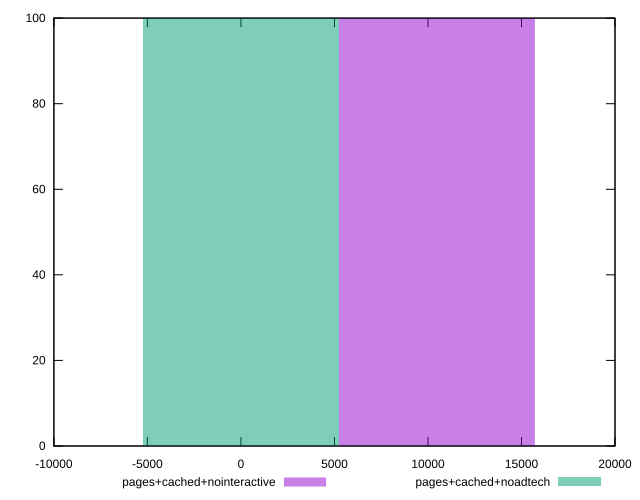

Reproduce this figure in gnuplot.
reset
set terminal svg size 640, 500
set output "reprap/metrics/comparison/histogram/3_vs_4.svg"

$pagesCachedNointeractive <<EOF
10472.967569146604 100
EOF

$pagesCachedNoadtech <<EOF
0 100
EOF

set key outside below
set boxwidth 10472.967569146604
set yrange [0:100]
set style fill transparent solid 0.5 noborder

plot \
  $pagesCachedNointeractive title "pages+cached+nointeractive" with boxes, \
  $pagesCachedNoadtech title "pages+cached+noadtech" with boxes, \


reset